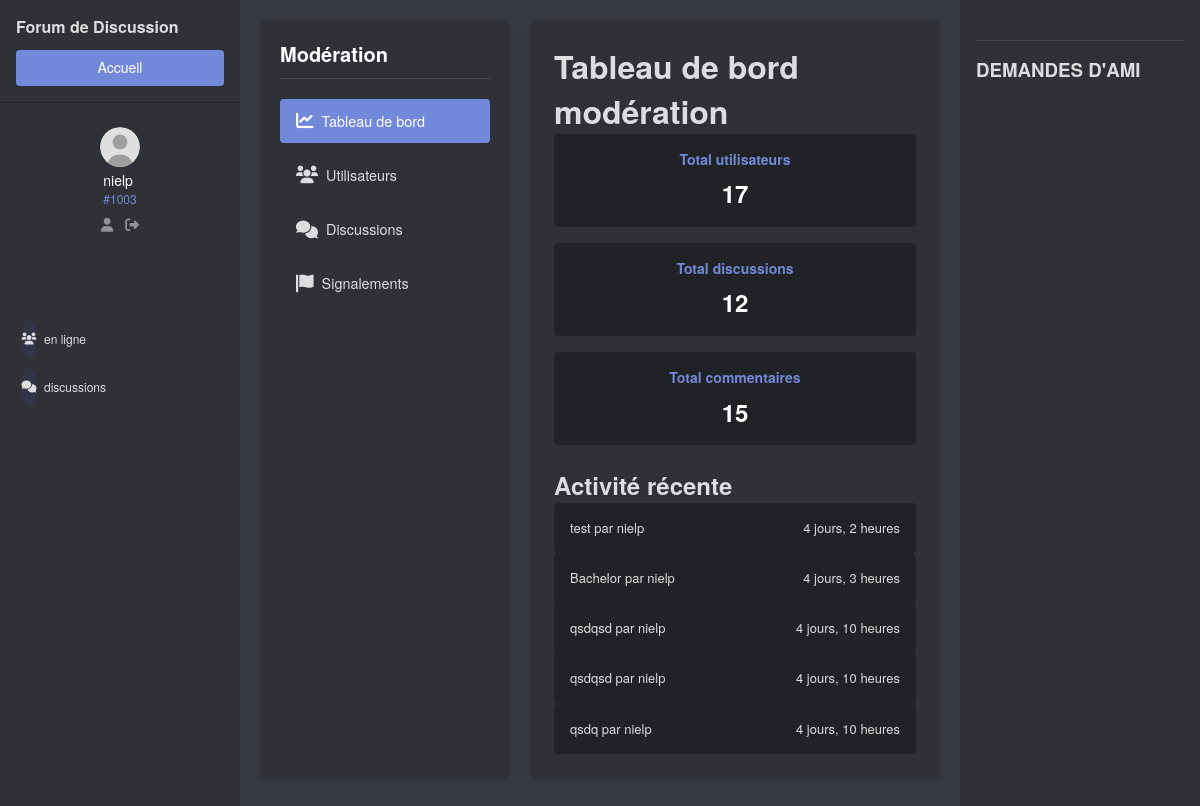
The app's page /mod/dashboard/ (signed in) with its own data.
### forum/models.py (models this page shows, shortened)
class UserProfile(models.Model):
    user = models.OneToOneField(
        User,
        on_delete=models.CASCADE,
        related_name='profile',
        verbose_name=_("Utilisateur")
    )
    forum_id = models.PositiveIntegerField(
        unique=True,
        editable=False,
        verbose_name=_("ID Forum"),
        default=1000
    )
    avatar = models.ImageField(
        upload_to='avatars/',
        null=True,
        blank=True,
        verbose_name=_("Avatar")
    )
    bio = models.TextField(
        max_length=500,
        blank=True,
        default="",
        validators=[
            MinLengthValidator(10, message=_("La bio doit contenir au moins 10 caractères")),
            MaxLengthValidator(500, message=_("La bio ne peut pas dépasser 500 caractères")),
            validate_bio_content
        ],
        verbose_name=_("Biographie")
    )
    friends = models.ManyToManyField(
        'self',
        blank=True,
        symmetrical=True,
        verbose_name=_("Amis")
    )
    last_activity = models.DateTimeField(
        default=timezone.now,
        verbose_name=_("Dernière activité")
    )
    last_login_ip = models.GenericIPAddressField(
        null=True,
        blank=True,
        verbose_name=_("Dernière IP de connexion"),
        help_text=_("Dernière adresse IP utilisée pour la connexion")
    )
    failed_login_attempts = models.PositiveIntegerField(
        default=0,
        verbose_name=_("Tentatives de connexion échouées")
    )
    last_failed_login = models.DateTimeField(
        null=True,
        blank=True,
        verbose_name=_("Dernière tentative échouée")
    )
    is_banned = models.BooleanField(
        default=False,
        verbose_name=_("Banni"),
        help_text=_("Indique si l'utilisateur est banni du forum")
    )
    ban_reason = models.TextField(
        blank=True,
        verbose_name=_("Raison du bannissement")
    )
    email_verified = models.BooleanField(
        default=False,
        verbose_name=_("Email vérifié")
    )
    security_questions_set = models.BooleanField(
        default=False,
        verbose_name=_("Questions de sécurité configurées")
    )
    two_factor_enabled = models.BooleanField(
        default=False,
        verbose_name=_("2FA activé")
    )
    created_at = models.DateTimeField(
        auto_now_add=True,
        verbose_name=_("Date de création")
    )
    updated_at = models.DateTimeField(
        auto_now=True,
        verbose_name=_("Dernière mise à jour")
    )
    objects = UserProfileManager()
    class Meta:
        verbose_name = _("Profil utilisateur")
        verbose_name_plural = _("Profils utilisateurs")
        indexes = [
            models.Index(fields=['forum_id']),
            models.Index(fields=['created_at']),
            models.Index(fields=['last_activity'])
        ]
    def save(self, *args, **kwargs):
        if not self.forum_id:
            last_profile = UserProfile.objects.order_by('-forum_id').first()
            self.forum_id = (last_profile.forum_id + 1) if last_profile else 1
        self.bio = self.clean_bio(self.bio)
        if self.pk:
            try:
                old_profile = UserProfile.objects.get(pk=self.pk)
                if old_profile.avatar and self.avatar != old_profile.avatar:
                    old_profile.avatar.delete(save=False)
            except UserProfile.DoesNotExist:
                pass
        super().save(*args, **kwargs)
    def clean_bio(self, bio_text):
        bio_text = re.sub(r'<[^>]*>', '', bio_text)
        bio_text = bio_text.replace('&', '&amp;').replace('<', '&lt;').replace('>', '&gt;')
        return bio_text[:500]

class Topic(models.Model):
    title = models.CharField(max_length=200)
    content = models.TextField(blank=True)
    category = models.ForeignKey(Category, on_delete=models.CASCADE, related_name='topics', null=True, blank=True)
    author = models.ForeignKey(User, on_delete=models.CASCADE, related_name='topics')
    created_at = models.DateTimeField(auto_now_add=True)
    updated_at = models.DateTimeField(auto_now=True)
    views = models.PositiveIntegerField(default=0)
    likes = models.ManyToManyField(User, related_name='liked_topics', blank=True)
    is_pinned = models.BooleanField(default=False)
    is_closed = models.BooleanField(default=False)
    with_friend = models.ForeignKey(UserProfile, on_delete=models.SET_NULL, null=True, blank=True, related_name='shared_topics')
    is_private = models.BooleanField(default=False)
    password = models.CharField(max_length=128, null=True, blank=True)
    members = models.ManyToManyField(User, related_name='private_topics', blank=True)
    access_type = models.CharField(
        max_length=20,
        choices=[
            ('public', 'Public'),
            ('private', 'Privé'),
            ('password', 'Protégé par mot de passe'),
            ('invite', 'Sur invitation uniquement')
        ],
        default='public'
    )
    class Meta:
        ordering = ['-created_at']

### forum/views.py (the view)
# urls.py: path('mod/dashboard/', views.mod_dashboard, name='admin_dashboard'),
@user_passes_test(is_moderator)
def mod_dashboard(request):
    context = {
        'total_users': User.objects.count(),
        'total_topics': Topic.objects.count(),
        'total_comments': Comment.objects.count(),
        'recent_topics': Topic.objects.order_by('-created_at')[:5],
        'recent_users': User.objects.order_by('-date_joined')[:5],
    }
    return render(request, 'forum/moderation/dashboard.html', context)

### forum/views.py (called while the page is built)
def is_moderator(user):
    return user.is_superuser or user.is_staff

    def __call__(self, request):
        if request.user.is_authenticated:
            try:
                profile = request.user.profile
            except:
                from .models import UserProfile
                last_profile = UserProfile.objects.order_by('-forum_id').first()
                new_forum_id = 1000 if not last_profile else last_profile.forum_id + 1
                profile = UserProfile.objects.create(
                    user=request.user,
                    forum_id=new_forum_id
                )
            profile.last_activity = timezone.now()
            profile.save(update_fields=['last_activity'])
        return self.get_response(request)

### templates/forum/moderation/dashboard.html
{% extends 'forum/base.html' %}
{% load static %}
{% block extra_css %}
<link rel="stylesheet" href="{% static 'forum/css/moderation.css' %}">
{% endblock %}
{% block content %}
<div class="mod-container">
    <div class="mod-sidebar">
        <h2>Modération</h2>
        <nav class="mod-nav">
            <a href="{% url 'forum:admin_dashboard' %}" class="nav-link {% if request.resolver_match.url_name == 'admin_dashboard' %}active{% endif %}">
                <i class="fas fa-chart-line"></i> Tableau de bord
            </a>
            <a href="{% url 'forum:mod_users' %}" class="nav-link {% if request.resolver_match.url_name == 'mod_users' %}active{% endif %}">
                <i class="fas fa-users"></i> Utilisateurs
            </a>
            <a href="{% url 'forum:mod_topics' %}" class="nav-link {% if request.resolver_match.url_name == 'mod_topics' %}active{% endif %}">
                <i class="fas fa-comments"></i> Discussions
            </a>
            <a href="{% url 'forum:mod_reports' %}" class="nav-link {% if request.resolver_match.url_name == 'mod_reports' %}active{% endif %}">
                <i class="fas fa-flag"></i> Signalements
            </a>
        </nav>
    </div>
    <div class="mod-content">
        <h1>Tableau de bord modération</h1>
        <div class="stats-grid">
            <div class="stat-card">
                <h3>Total utilisateurs</h3>
                <div class="stat-value">{{ total_users }}</div>
            </div>
            <div class="stat-card">
                <h3>Total discussions</h3>
                <div class="stat-value">{{ total_topics }}</div>
            </div>
            <div class="stat-card">
                <h3>Total commentaires</h3>
                <div class="stat-value">{{ total_comments }}</div>
            </div>
        </div>
        <div class="recent-activity">
            <h2>Activité récente</h2>
            {% for topic in recent_topics %}
            <div class="activity-item">
                <p>{{ topic.title }} par {{ topic.author.username }}</p>
                <span>{{ topic.created_at|timesince }}</span>
            </div>
            {% endfor %}
        </div>
    </div>
</div>
{% endblock %}

### templates/forum/base.html (shortened to what this page needs)
<!DOCTYPE html>
<html lang="fr">
<head>
    {% load static %}
    <link rel="stylesheet" href="{% static 'forum/css/category.css' %}">
    <link rel="stylesheet" href="{% static 'forum/css/profile.css' %}">
    <link rel="stylesheet" href="{% static 'forum/css/style.css' %}">
    <link rel="stylesheet" href="https://cdnjs.cloudflare.com/ajax/libs/font-awesome/6.0.0/css/all.min.css">
    {% block extra_css %}{% endblock %}
</head>
<body>
    <div class="app">
        {% if request.resolver_match.url_name != 'register' %}
            <div class="sidebar">
                <div class="sidebar-header">
                    <h1>Forum de Discussion</h1>
                    <a href="{% url 'forum:home' %}" class="home-button">Accueil</a>
                </div>
                {% if user.is_authenticated %}
                <div class="user-panel">
                    <div class="user-info">
                        <img src="{% if user.profile.avatar %}{{ user.profile.avatar.url }}{% else %}{% static 'forum/img/default_avatar.svg' %}{% endif %}" alt="Avatar" class="user-avatar">
                        <div class="user-details">
                            <div class="username">{{ user.username }}</div>
                            <div class="user-id">#{{ user.profile.forum_id }}</div>
                        </div>
                        <div class="user-actions">
                            <a href="{% url 'forum:profile' user.username %}" class="action-icon">
                                <i class="fas fa-user"></i>
                            </a>
                            <a href="{% url 'forum:logout' %}" class="action-icon">
                                <i class="fas fa-sign-out-alt"></i>
                            </a>
                        </div>
                    </div>
                </div>
                {% endif %}
                <div class="sidebar-channels">
                    <div class="stats-panel">
                        <div class="stat-item">
                            <i class="fas fa-users"></i>
                            <span>{{ online_users_count }} en ligne</span>
                        </div>
                        <div class="stat-item">
                            <i class="fas fa-comments"></i>
                            <span>{{ total_topics_count }} discussions</span>
                        </div>
                    </div>
                </div>
            </div>
        {% endif %}
        <div class="content">
            {% block content %}{% endblock %}
        </div>
        {% if request.resolver_match.url_name != 'register' %}
            <div class="members-sidebar">
                <div class="friend-requests">
                    <h3>DEMANDES D'AMI</h3>
                </div>
            </div>
        {% endif %}
    </div>
</body>
</html>

### static/forum/css/category.css (style rules this page uses)
:root { --card-padding: 20px; --border-radius: 8px; --transition-speed: 0.2s; }

### static/forum/css/profile.css (style rules this page uses)
.activity-item { display: flex; justify-content: space-between; align-items: center; padding: 12px; background: rgba(0, 0, 0, 0.2); border-radius: 4px; }

### static/forum/css/style.css (style rules this page uses)
:root { --discord-dark: #36393f; --discord-darker: #2f3136; --discord-darkest: #202225; --discord-light: #dcddde; --discord-accent: #7289da; --discord-green: #43b581; --discord-red: #f04747; --shadow: 0 1px 3px rgba(0,0,0,0.12); }
* { margin: 0; padding: 0; box-sizing: border-box; font-family: 'Whitney', 'Helvetica Neue', Helvetica, Arial, sans-serif; }
body { background: var(--discord-darkest); color: var(--discord-light); line-height: 1.4; }
.app { display: flex; height: 100vh; overflow: hidden; }
.sidebar { width: 240px; background: var(--discord-darker); display: flex; flex-direction: column; flex-shrink: 0; box-shadow: var(--shadow); }
.sidebar-header { padding: 16px; border-bottom: 1px solid rgba(0,0,0,0.2); }
.sidebar-header h1 { font-size: 16px; font-weight: 600; margin-bottom: 12px; }
.home-button { display: block; padding: 8px 12px; background: var(--discord-accent); color: white; text-decoration: none; border-radius: 4px; font-size: 14px; text-align: center; transition: background 0.2s; }
.sidebar-channels { flex: 1; padding: 12px; overflow-y: auto; margin-top: 20px; }
.user-panel { padding: 8px 12px; background: var(--discord-darker); border-radius: 4px; margin: 8px; }
.user-info { display: flex; align-items: center; gap: 10px; }
.user-avatar { width: 16px; height: 16px; border-radius: 50%; object-fit: cover; }
.user-details { flex: 1; }
.username { font-weight: 500; color: var(--discord-light); font-size: 14px; }
.user-id { font-size: 12px; color: #8e9297; }
.user-actions { display: flex; gap: 4px; }
.action-icon { color: #8e9297; padding: 4px; border-radius: 4px; font-size: 14px; }
.content { flex: 1; background: var(--discord-dark); overflow-y: auto; }
.members-sidebar { width: 240px; background: var(--discord-darker); padding: 16px; flex-shrink: 0; }
.friend-requests { margin-top: 24px; padding-top: 16px; border-top: 1px solid rgba(255,255,255,0.1); }
:root { --discord-dark: #36393f; --discord-darker: #2f3136; --discord-light: #dcddde; --discord-accent: #7289da; --tw-gradient-from: #2563eb; --tw-gradient-to: #4f46e5; }
.username { display: block; color: var(--discord-light); font-weight: 500; }
.user-id { display: block; color: #8e9297; font-size: 12px; }
.user-info { display: flex; align-items: center; gap: 0.5rem; padding: 0.5rem; background: var(--surface); border-radius: var(--radius); }
.username { font-weight: 500; color: var(--text); }
.user-id { color: var(--text-muted); font-size: 0.9rem; }
.activity-item { display: flex; align-items: flex-start; gap: 1rem; padding: 1rem; background: var(--surface-alt); border-radius: var(--radius); transition: all 0.2s ease; }
.stat-item { display: flex; align-items: center; gap: 0.75rem; padding: 0.75rem 1.5rem; background: var(--surface-alt); border-radius: var(--radius); min-width: 150px; transition: transform 0.2s ease; }
.stat-item i { font-size: 1.5rem; color: var(--primary); width: 40px; height: 40px; display: flex; align-items: center; justify-content: center; background: rgba(88, 101, 242, 0.1); border-radius: 50%; }
.stat-value { font-size: 1.25rem; font-weight: bold; color: var(--text); }
.nav-link { display: flex; align-items: center; color: var(--text); text-decoration: none; font-size: 0.9rem; }
.nav-link i { margin-right: 0.5rem; font-size: 1.1rem; color: var(--primary); }
.activity-item { display: flex; align-items: flex-start; padding: 1rem; border-bottom: 1px solid var(--border); }
.activity-item:last-child { border-bottom: none; }
.activity-item { display: flex; align-items: flex-start; gap: 15px; padding: 10px; border-radius: 6px; background-color: #f8f9fa; transition: background-color 0.2s; }
.stats-panel { background: var(--surface-alt); border-radius: var(--radius); padding: 10px; margin: 10px 0; }
.stat-item { display: flex; align-items: center; gap: 8px; color: var(--text-muted); font-size: 12px; padding: 4px 0; }
.stat-item i { font-size: 12px; width: 14px; text-align: center; }
.activity-item { display: flex; align-items: center; padding: 8px 0; font-size: 14px; }
.activity-item { display: flex; align-items: center; padding: 6px 0; font-size: 13px; }

### records on screen
Topic: title "test", author.username "nielp", created_at "4 jours, 2 heures"
Topic: title "Bachelor", author.username "nielp", created_at "4 jours, 3 heures"
Topic: title "qsdqsd", author.username "nielp", created_at "4 jours, 10 heures"
Topic: title "qsdqsd", author.username "nielp", created_at "4 jours, 10 heures"
Topic: title "qsdq", author.username "nielp", created_at "4 jours, 10 heures"

### other values on screen
{{ user.username }} "nielp"
{{ user.profile.forum_id }} "1003"
{{ total_users }} "17"
{{ total_topics }} "12"
{{ total_comments }} "15"
